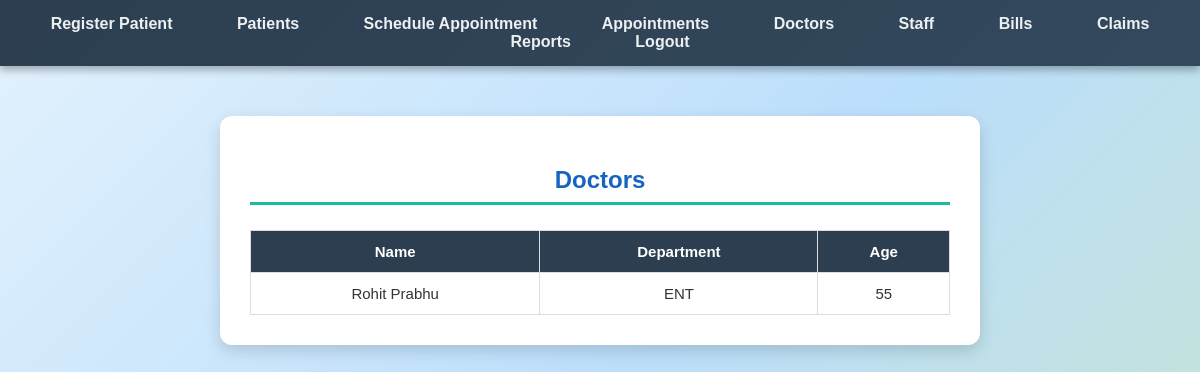
Page /staff/doctors/ (signed in) on the committed database.
### staff/models.py (models this page shows, shortened)
class Doctor(models.Model):
    user = models.OneToOneField(User, on_delete=models.CASCADE)
    name = models.CharField(max_length=100, default="Unknown Doctor")
    age = models.IntegerField(null=True, blank=True)
    specialization = models.CharField(max_length=100)
    contact = models.CharField(max_length=15)
    shift = models.CharField(max_length=50)

### staff/views.py (the view)
# urls.py: path('doctors/', views.doctor_list, name='doctor_list'),
@login_required
def doctor_list(request):
    doctors = Doctor.objects.all()
    return render(request, 'staff/doctor_list.html', {'doctors': doctors})

### staff/templates/staff/doctor_list.html (shortened to what this page needs)
{% extends "base.html" %}
{% block content %}
<h2>Doctors</h2>
<table>
    <thead>
        <tr>
            <th>Name</th>
            <th>Department</th>
            <th>Age</th>
        </tr>
    </thead>
    <tbody>
        {% for doctor in doctors %}
        <tr>
            <td>{{ doctor.name }}</td>
            <td>{{ doctor.specialization }}</td>
            <td>{{ doctor.age }}</td>
        </tr>
        {% endfor %}
    </tbody>
</table>
{% endblock %}

### static/css/hospital.css (style rules this page uses)
body { font-family: 'Poppins', sans-serif; background: linear-gradient(135deg, #e3f2fd, #bbdefb, #c8e6c9); margin: 0; padding: 0; color: #333; text-align: center; min-height: 100vh; }
h2 { color: #1565c0; border-bottom: 3px solid #1abc9c; padding-bottom: 8px; margin-bottom: 25px; text-align: center; font-weight: 700; }
table { width: 100%; border-collapse: collapse; margin-top: 20px; font-size: 15px; }
table th, table td { border: 1px solid #ddd; padding: 12px 10px; text-align: center; }
table th { background: #2c3e50; color: #fff; font-weight: 600; }

### rows in the picture
Doctor: name "Rohit Prabhu", specialization "ENT", age "55"
